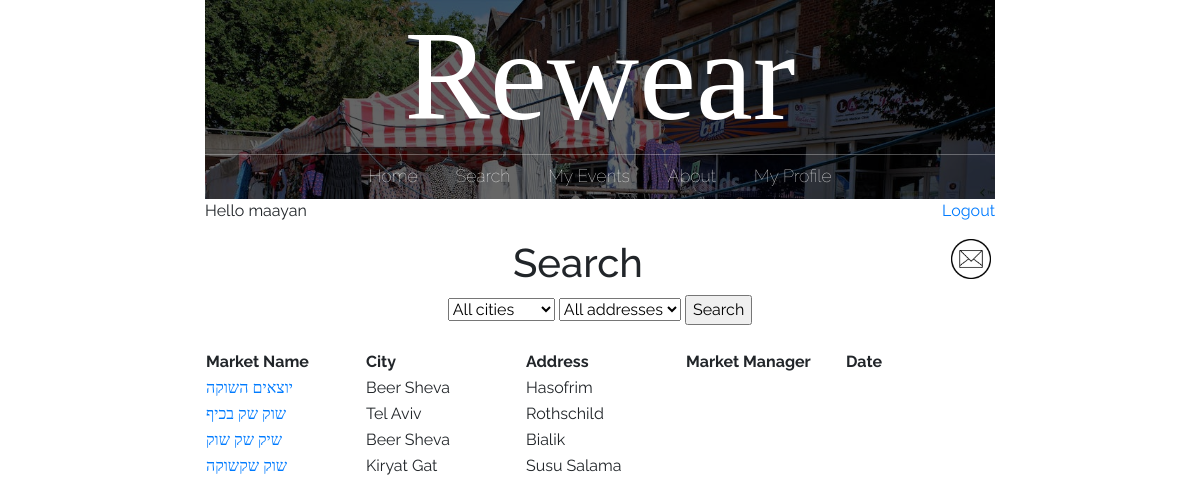
Before: /search_page/ (signed in) with the older database file.
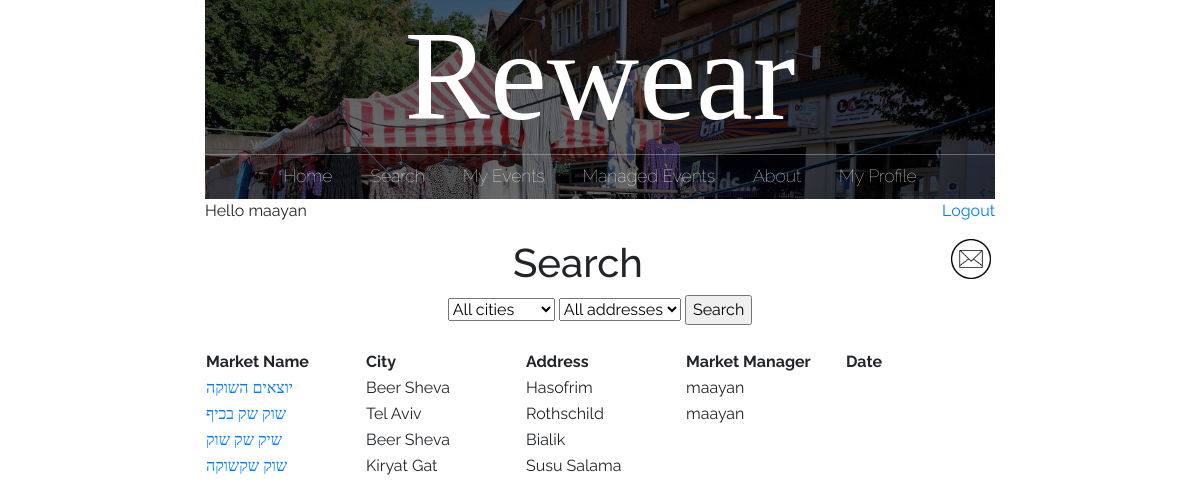
After: the same page with the newer database file.
### main/models.py (models this page shows, shortened)
class market(models.Model):
    id = models.AutoField(primary_key=True)
    name = models.CharField(max_length=200, blank=True)
    city = models.CharField(max_length=200, blank=True)
    address = models.CharField(max_length=200, blank=True)
    facebook = models.CharField(max_length=200, default='', blank=True)
    description = models.CharField(max_length=200, default='', blank=True)
    google_location = models.CharField(max_length=1000, default='', blank=True)
    market_manager = models.CharField(max_length=200, default='', blank=True)
    date = models.CharField(max_length=200, default='', blank=True)
    status = models.CharField(max_length=200, default='', blank=True)
    rating = models.CharField(max_length=200, default='', blank=True)
    shirt = models.IntegerField(default=0, blank=True)
    pants = models.IntegerField(default=0, blank=True)
    shoes = models.IntegerField(default=0, blank=True)
    hat = models.IntegerField(default=0, blank=True)
    gloves = models.IntegerField(default=0, blank=True)
    scarf = models.IntegerField(default=0, blank=True)
    jacket = models.IntegerField(default=0, blank=True)
    other = models.IntegerField(default=0, blank=True)
    class Meta:
        app_label = 'main'

### main/views.py (the view)
# urls.py: path("search_page/", views.search_page, name="search"),
def search_page(response):
    markets = market.objects.all()
    new_mail = new_messages(response.user.username)
    return render(response, "main/search.html", {'markets': markets, 'search': markets, 'new_mail': new_mail})

### main/views.py (called while the page is built)
def new_messages(username):
    try:
        messages = Message.objects.filter(recipient=User.objects.filter(username=username)[0])
        for m in messages:
            if not m.is_read:
                return True
        return False
    except:
        return False

### main/templates/main/search.html (shortened to what this page needs)
{% extends 'main/base.html' %}
{% load crispy_forms_tags %}
{% block content %}
<center><h1>Search</h1>
<form method="post" action='/search/'>
	<select name="city" id="city-select" onchange="updateAddressOptions()">
		<option value="All">All cities</option>
	</select>
	<select name="address" id="address-select" onchange="updateCityOptions()">
		<option value="All">All addresses</option>
	</select>
	<input type="submit" value="Search">
</form>
<br />
		<table>
			<tr>
				<th>
					Market Name
				</th>
				<th>
					City
				</th>
				<th>
					Address
				</th>
				<th>
					Market Manager
				</th>
				<th>
					Date
				</th>
			{% for market in search %}
			<tr>
				<td>
					<a href="/market_page/{{market.id}}/">{{market.name}}</a>
				</td>
				<td>
					{{market.city}}
				</td>
				<td>
					{{market.address}}
				</td>
				<td>
					{{market.market_manager}}
				</td>
				<td>
				</td>
			</tr>
			{% endfor %}
		</table>
</center>
{% endblock %}

### main/templates/main/base.html (shortened to what this page needs)
{% load static %}
<!doctype html>
<html>
	<head>
		<link rel="stylesheet" href="https://stackpath.bootstrapcdn.com/bootstrap/4.3.1/css/bootstrap.min.css">
		<link rel="stylesheet" href="{% static 'css/styles.css' %}">
	</head>
	<body>
	<div id = "content", name = "content">
		<div class="row justify-content-center">
			<div class="col-8">
			<center>
					<header class="main-header">
						<h1 class="header-name header-name-large">Rewear</h1>
						<nav class="nav main-nav">
							<ul>
								<li><a href="/">Home</a></li>
								{% if user.is_authenticated %}
									<li><a href="/search_page/">Search</a></li>
									<li><a href="/my_events/{{request.user.id}}">My Events</a></li>
								{% endif %}
								{% if user.groups.all.0.name == 'eventManager' %}
									<li><a href="/managed_events/{{request.user.id}}">Managed Events</a></li>
								{% endif %}
								<li><a href="/about/">About</a></li>
								{% if user.is_authenticated and user.is_superuser %}
									<li><a href="/submissions/">Submissions
									<!--<div style="display: inline-block;">
										<div style="border-radius: 50%; width: 10px; height: 10px; padding: 2px; border: solid; border-color: red;"></div>
									</div>-->
									</a></li>
									<li><a href="/admin/">Administration</a></li>
								{% elif user.is_authenticated and user.is_active%}
								<li><a href="/profile/">My Profile</a></li>
								{% endif %}
							</ul>
						</nav>
					</header>
			</center>
			{% if user.is_authenticated %}
			<p style="text-align:left;">
				<td><left>Hello {{request.user.username}}</left></td>
				<span style="float:right;">
					<td><right><a href="/logout">Logout</a></right></td>
				</span>
			</p>
			<p>
				<span style="float:right;">
					{% if new_mail %}
						<a href="/inbox" style="text-decoration:none">
							<img src='{% static "media/new_mail.png" %}' alt="inbox" height=40px width=40px>&nbsp;
						</a>
					{% else %}
						<a href="/inbox" style="text-decoration:none">
							<img src='{% static "media/mail_icon.png" %}' alt="inbox" height=40px width=40px>&nbsp;
						</a>
					{% endif %}
				</span>
			</p>
			{% endif %}
				{% block content %}
				{% endblock %}
			</div>
		</div>
	</div>
	</body>
</html>

### static/css/styles.css (style rules this page uses)
* { box-sizing: border-box; font-family: Raleway; }
html, body { margin: 0; padding: 0; }
.nav ul { margin: 0; padding: 0; }
.nav li { display: inline; }
.nav a { display: inline-block; padding: .5em; color: white; text-decoration: none; }
.main-nav { text-align: center; font-size: 1.1em; font-weight: lighter; display: inline; }
.main-nav li { padding: 0 1%; }
.main-header { background-color: rgba(0, 0, 0, .6); background-image: url("../media/Header Background.jpeg"); background-blend-mode: multiply; background-size: cover; }
.header-name { text-align: center; margin: 0; font-size: 4em; font-family: "Arvo"; font-weight: normal; color: white; border-bottom: 1px solid rgba(255, 255, 255, .3) }
.header-name-large { font-size: 8em; }

Changed rows visible on the page:
changed market "יוצאים השוקה": market_manager (not shown) → "maayan"
changed market "שוק שק בכיף": market_manager (not shown) → "maayan"
Other visible differences:
text now shown: "Managed Events"
